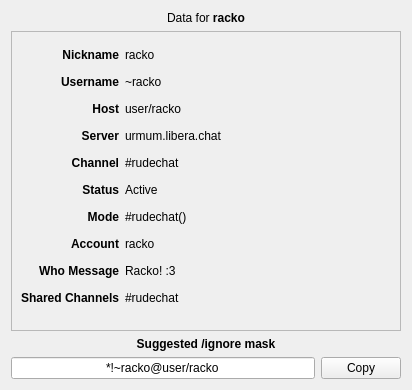
<?xml version="1.0" encoding="UTF-8"?>
<ui version="4.0">
 <class>Form</class>
 <widget class="QWidget" name="Form">
  <property name="geometry">
   <rect>
    <x>0</x>
    <y>0</y>
    <width>412</width>
    <height>390</height>
   </rect>
  </property>
  <property name="windowTitle">
   <string>Form</string>
  </property>
  <layout class="QVBoxLayout" name="verticalLayout">
   <item>
    <widget class="QLabel" name="label">
     <property name="sizePolicy">
      <sizepolicy hsizetype="Preferred" vsizetype="Maximum">
       <horstretch>0</horstretch>
       <verstretch>0</verstretch>
      </sizepolicy>
     </property>
     <property name="text">
      <string>Data for &lt;b&gt;racko&lt;/b&gt;</string>
     </property>
     <property name="alignment">
      <set>Qt::AlignmentFlag::AlignCenter</set>
     </property>
    </widget>
   </item>
   <item>
    <widget class="QScrollArea" name="scrollArea">
     <property name="widgetResizable">
      <bool>true</bool>
     </property>
     <widget class="QWidget" name="scrollAreaWidgetContents">
      <property name="geometry">
       <rect>
        <x>0</x>
        <y>0</y>
        <width>386</width>
        <height>273</height>
       </rect>
      </property>
      <layout class="QGridLayout" name="gridLayout">
       <item row="0" column="1">
        <widget class="QLabel" name="label_7">
         <property name="sizePolicy">
          <sizepolicy hsizetype="Expanding" vsizetype="Maximum">
           <horstretch>0</horstretch>
           <verstretch>0</verstretch>
          </sizepolicy>
         </property>
         <property name="text">
          <string>racko</string>
         </property>
        </widget>
       </item>
       <item row="9" column="0">
        <widget class="QLabel" name="label_20">
         <property name="sizePolicy">
          <sizepolicy hsizetype="Preferred" vsizetype="Maximum">
           <horstretch>0</horstretch>
           <verstretch>0</verstretch>
          </sizepolicy>
         </property>
         <property name="text">
          <string>&lt;html&gt;&lt;head/&gt;&lt;body&gt;&lt;p&gt;&lt;span style=&quot; font-weight:700;&quot;&gt;Shared Channels&lt;/span&gt;&lt;/p&gt;&lt;/body&gt;&lt;/html&gt;</string>
         </property>
         <property name="alignment">
          <set>Qt::AlignmentFlag::AlignRight|Qt::AlignmentFlag::AlignTrailing|Qt::AlignmentFlag::AlignVCenter</set>
         </property>
        </widget>
       </item>
       <item row="1" column="1">
        <widget class="QLabel" name="label_8">
         <property name="sizePolicy">
          <sizepolicy hsizetype="Expanding" vsizetype="Maximum">
           <horstretch>0</horstretch>
           <verstretch>0</verstretch>
          </sizepolicy>
         </property>
         <property name="text">
          <string>~racko</string>
         </property>
        </widget>
       </item>
       <item row="3" column="1">
        <widget class="QLabel" name="label_10">
         <property name="sizePolicy">
          <sizepolicy hsizetype="Expanding" vsizetype="Maximum">
           <horstretch>0</horstretch>
           <verstretch>0</verstretch>
          </sizepolicy>
         </property>
         <property name="text">
          <string>urmum.libera.chat</string>
         </property>
        </widget>
       </item>
       <item row="7" column="1">
        <widget class="QLabel" name="label_16">
         <property name="sizePolicy">
          <sizepolicy hsizetype="Expanding" vsizetype="Maximum">
           <horstretch>0</horstretch>
           <verstretch>0</verstretch>
          </sizepolicy>
         </property>
         <property name="text">
          <string>racko</string>
         </property>
        </widget>
       </item>
       <item row="5" column="1">
        <widget class="QLabel" name="label_12">
         <property name="sizePolicy">
          <sizepolicy hsizetype="Expanding" vsizetype="Maximum">
           <horstretch>0</horstretch>
           <verstretch>0</verstretch>
          </sizepolicy>
         </property>
         <property name="text">
          <string>Active</string>
         </property>
        </widget>
       </item>
       <item row="5" column="0">
        <widget class="QLabel" name="label_13">
         <property name="sizePolicy">
          <sizepolicy hsizetype="Preferred" vsizetype="Maximum">
           <horstretch>0</horstretch>
           <verstretch>0</verstretch>
          </sizepolicy>
         </property>
         <property name="text">
          <string>&lt;html&gt;&lt;head/&gt;&lt;body&gt;&lt;p&gt;&lt;span style=&quot; font-weight:700;&quot;&gt;Status&lt;/span&gt;&lt;/p&gt;&lt;/body&gt;&lt;/html&gt;</string>
         </property>
         <property name="alignment">
          <set>Qt::AlignmentFlag::AlignRight|Qt::AlignmentFlag::AlignTrailing|Qt::AlignmentFlag::AlignVCenter</set>
         </property>
        </widget>
       </item>
       <item row="1" column="0">
        <widget class="QLabel" name="label_3">
         <property name="sizePolicy">
          <sizepolicy hsizetype="Preferred" vsizetype="Maximum">
           <horstretch>0</horstretch>
           <verstretch>0</verstretch>
          </sizepolicy>
         </property>
         <property name="text">
          <string>&lt;html&gt;&lt;head/&gt;&lt;body&gt;&lt;p&gt;&lt;span style=&quot; font-weight:700;&quot;&gt;Username&lt;/span&gt;&lt;/p&gt;&lt;/body&gt;&lt;/html&gt;</string>
         </property>
         <property name="alignment">
          <set>Qt::AlignmentFlag::AlignRight|Qt::AlignmentFlag::AlignTrailing|Qt::AlignmentFlag::AlignVCenter</set>
         </property>
        </widget>
       </item>
       <item row="7" column="0">
        <widget class="QLabel" name="label_17">
         <property name="sizePolicy">
          <sizepolicy hsizetype="Preferred" vsizetype="Maximum">
           <horstretch>0</horstretch>
           <verstretch>0</verstretch>
          </sizepolicy>
         </property>
         <property name="text">
          <string>&lt;html&gt;&lt;head/&gt;&lt;body&gt;&lt;p&gt;&lt;span style=&quot; font-weight:700;&quot;&gt;Account&lt;/span&gt;&lt;/p&gt;&lt;/body&gt;&lt;/html&gt;</string>
         </property>
         <property name="alignment">
          <set>Qt::AlignmentFlag::AlignRight|Qt::AlignmentFlag::AlignTrailing|Qt::AlignmentFlag::AlignVCenter</set>
         </property>
        </widget>
       </item>
       <item row="0" column="0">
        <widget class="QLabel" name="label_2">
         <property name="sizePolicy">
          <sizepolicy hsizetype="Preferred" vsizetype="Maximum">
           <horstretch>0</horstretch>
           <verstretch>0</verstretch>
          </sizepolicy>
         </property>
         <property name="text">
          <string>&lt;html&gt;&lt;head/&gt;&lt;body&gt;&lt;p&gt;&lt;span style=&quot; font-weight:700;&quot;&gt;Nickname&lt;/span&gt;&lt;/p&gt;&lt;/body&gt;&lt;/html&gt;</string>
         </property>
         <property name="alignment">
          <set>Qt::AlignmentFlag::AlignRight|Qt::AlignmentFlag::AlignTrailing|Qt::AlignmentFlag::AlignVCenter</set>
         </property>
        </widget>
       </item>
       <item row="6" column="1">
        <widget class="QLabel" name="label_14">
         <property name="sizePolicy">
          <sizepolicy hsizetype="Expanding" vsizetype="Maximum">
           <horstretch>0</horstretch>
           <verstretch>0</verstretch>
          </sizepolicy>
         </property>
         <property name="text">
          <string>#rudechat()</string>
         </property>
        </widget>
       </item>
       <item row="9" column="1">
        <widget class="QLabel" name="label_21">
         <property name="sizePolicy">
          <sizepolicy hsizetype="Expanding" vsizetype="Maximum">
           <horstretch>0</horstretch>
           <verstretch>0</verstretch>
          </sizepolicy>
         </property>
         <property name="text">
          <string>#rudechat</string>
         </property>
        </widget>
       </item>
       <item row="4" column="1">
        <widget class="QLabel" name="label_11">
         <property name="sizePolicy">
          <sizepolicy hsizetype="Expanding" vsizetype="Maximum">
           <horstretch>0</horstretch>
           <verstretch>0</verstretch>
          </sizepolicy>
         </property>
         <property name="text">
          <string>#rudechat</string>
         </property>
        </widget>
       </item>
       <item row="2" column="1">
        <widget class="QLabel" name="label_9">
         <property name="sizePolicy">
          <sizepolicy hsizetype="Expanding" vsizetype="Maximum">
           <horstretch>0</horstretch>
           <verstretch>0</verstretch>
          </sizepolicy>
         </property>
         <property name="text">
          <string>user/racko</string>
         </property>
        </widget>
       </item>
       <item row="6" column="0">
        <widget class="QLabel" name="label_15">
         <property name="sizePolicy">
          <sizepolicy hsizetype="Preferred" vsizetype="Maximum">
           <horstretch>0</horstretch>
           <verstretch>0</verstretch>
          </sizepolicy>
         </property>
         <property name="text">
          <string>&lt;html&gt;&lt;head/&gt;&lt;body&gt;&lt;p&gt;&lt;span style=&quot; font-weight:700;&quot;&gt;Mode&lt;/span&gt;&lt;/p&gt;&lt;/body&gt;&lt;/html&gt;</string>
         </property>
         <property name="alignment">
          <set>Qt::AlignmentFlag::AlignRight|Qt::AlignmentFlag::AlignTrailing|Qt::AlignmentFlag::AlignVCenter</set>
         </property>
        </widget>
       </item>
       <item row="8" column="1">
        <widget class="QLabel" name="label_18">
         <property name="sizePolicy">
          <sizepolicy hsizetype="Expanding" vsizetype="Maximum">
           <horstretch>0</horstretch>
           <verstretch>0</verstretch>
          </sizepolicy>
         </property>
         <property name="text">
          <string>Racko! :3</string>
         </property>
        </widget>
       </item>
       <item row="4" column="0">
        <widget class="QLabel" name="label_6">
         <property name="sizePolicy">
          <sizepolicy hsizetype="Preferred" vsizetype="Maximum">
           <horstretch>0</horstretch>
           <verstretch>0</verstretch>
          </sizepolicy>
         </property>
         <property name="text">
          <string>&lt;html&gt;&lt;head/&gt;&lt;body&gt;&lt;p&gt;&lt;span style=&quot; font-weight:700;&quot;&gt;Channel&lt;/span&gt;&lt;/p&gt;&lt;/body&gt;&lt;/html&gt;</string>
         </property>
         <property name="alignment">
          <set>Qt::AlignmentFlag::AlignRight|Qt::AlignmentFlag::AlignTrailing|Qt::AlignmentFlag::AlignVCenter</set>
         </property>
        </widget>
       </item>
       <item row="3" column="0">
        <widget class="QLabel" name="label_5">
         <property name="sizePolicy">
          <sizepolicy hsizetype="Preferred" vsizetype="Maximum">
           <horstretch>0</horstretch>
           <verstretch>0</verstretch>
          </sizepolicy>
         </property>
         <property name="text">
          <string>&lt;html&gt;&lt;head/&gt;&lt;body&gt;&lt;p&gt;&lt;span style=&quot; font-weight:700;&quot;&gt;Server&lt;/span&gt;&lt;/p&gt;&lt;/body&gt;&lt;/html&gt;</string>
         </property>
         <property name="alignment">
          <set>Qt::AlignmentFlag::AlignRight|Qt::AlignmentFlag::AlignTrailing|Qt::AlignmentFlag::AlignVCenter</set>
         </property>
        </widget>
       </item>
       <item row="8" column="0">
        <widget class="QLabel" name="label_19">
         <property name="sizePolicy">
          <sizepolicy hsizetype="Preferred" vsizetype="Maximum">
           <horstretch>0</horstretch>
           <verstretch>0</verstretch>
          </sizepolicy>
         </property>
         <property name="text">
          <string>&lt;html&gt;&lt;head/&gt;&lt;body&gt;&lt;p&gt;&lt;span style=&quot; font-weight:700;&quot;&gt;Who Message&lt;/span&gt;&lt;/p&gt;&lt;/body&gt;&lt;/html&gt;</string>
         </property>
         <property name="alignment">
          <set>Qt::AlignmentFlag::AlignRight|Qt::AlignmentFlag::AlignTrailing|Qt::AlignmentFlag::AlignVCenter</set>
         </property>
        </widget>
       </item>
       <item row="2" column="0">
        <widget class="QLabel" name="label_4">
         <property name="sizePolicy">
          <sizepolicy hsizetype="Preferred" vsizetype="Maximum">
           <horstretch>0</horstretch>
           <verstretch>0</verstretch>
          </sizepolicy>
         </property>
         <property name="text">
          <string>&lt;html&gt;&lt;head/&gt;&lt;body&gt;&lt;p&gt;&lt;span style=&quot; font-weight:700;&quot;&gt;Host&lt;/span&gt;&lt;/p&gt;&lt;/body&gt;&lt;/html&gt;</string>
         </property>
         <property name="alignment">
          <set>Qt::AlignmentFlag::AlignRight|Qt::AlignmentFlag::AlignTrailing|Qt::AlignmentFlag::AlignVCenter</set>
         </property>
        </widget>
       </item>
      </layout>
     </widget>
    </widget>
   </item>
   <item>
    <widget class="QLabel" name="label_22">
     <property name="text">
      <string>&lt;b&gt;Suggested /ignore mask&lt;/b&gt;</string>
     </property>
     <property name="alignment">
      <set>Qt::AlignmentFlag::AlignCenter</set>
     </property>
    </widget>
   </item>
   <item>
    <layout class="QHBoxLayout" name="horizontalLayout">
     <item>
      <widget class="QLineEdit" name="lineEdit">
       <property name="sizePolicy">
        <sizepolicy hsizetype="Expanding" vsizetype="Preferred">
         <horstretch>0</horstretch>
         <verstretch>0</verstretch>
        </sizepolicy>
       </property>
       <property name="text">
        <string>*!~racko@user/racko</string>
       </property>
       <property name="alignment">
        <set>Qt::AlignmentFlag::AlignCenter</set>
       </property>
       <property name="readOnly">
        <bool>true</bool>
       </property>
      </widget>
     </item>
     <item>
      <widget class="QPushButton" name="pushButton">
       <property name="text">
        <string>Copy</string>
       </property>
      </widget>
     </item>
    </layout>
   </item>
  </layout>
 </widget>
 <resources/>
 <connections/>
</ui>
